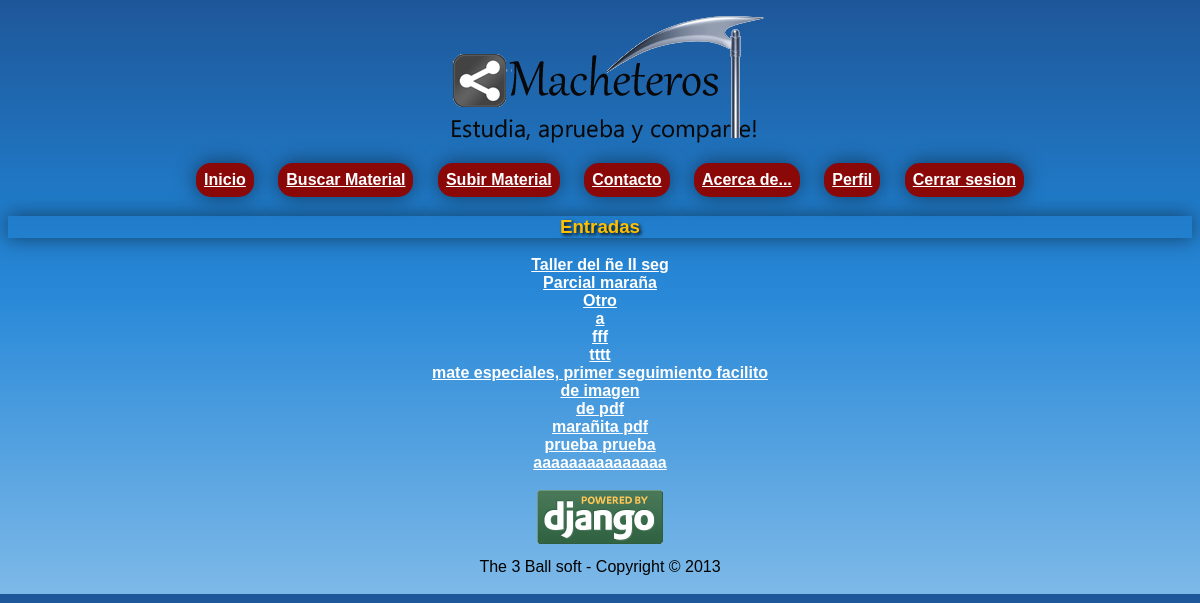
Screenshot of / (signed in) with the database file from the repository.
### macheteros/apps/gestion_material/models.py (models this page shows, shortened)
class Entrada(models.Model):
	Curso = models.ForeignKey(Curso)
	Usuario = models.ForeignKey(Perfil)
	Archivo = models.ForeignKey(Archivo)
	Titulo = models.CharField(max_length=150)
	Descripcion = models.TextField()
	Fecha = models.DateTimeField()
	Puntuacion = models.IntegerField(max_length=10, default=0)

### macheteros/apps/principal/views.py (the view)
# urls.py: url(r'^$','index_view', name='vista_principal'),
def index_view(request):
	entradas = Entrada.objects.order_by('Fecha').all()
	return render_to_response('principal/index.html', {'entradas':entradas}, context_instance = RequestContext(request))

### macheteros/templates/principal/index.html (shortened to what this page needs)
{% extends 'base.html' %}
{% block content %}
<h1> Entradas </h1>
{% if entradas %}
                {% for i in entradas %}
                        <a href="{% url 'vista_detalle_material' i.id %}">{{i.Titulo}}</a>
                        <br>
                {% endfor %}
        {% else %}
                <h2>No existen entradas activas :( </h2>
        {% endif%}
{% endblock %}

### macheteros/media/css/estilo.css (style rules this page uses)
body { text-align: center; background: rgb(30,87,153); background: -moz-linear-gradient(top, rgba(30,87,153,1) 0%, rgba(32,124,202,1) 36%, rgba(41,137,216,1) 50%, rgba(125,185,232,1) 100%); background: -webkit-gradient(linear, left top, left bottom, color-stop(0%,rgba(30,87,153,1)), color-stop(36%,rgba(32,124,202,1)), color-stop(50%,rgba(41,137,216,1)), color-stop(100%,rgba(125,185,232,1))); background: -webkit-linear-gradient(top, rgba(30,87,153,1) 0%,rgba(32,124,202,1) 36%,rgba(41,137,216,1) 50%,rgba(125,185,232,1) 100%); background: -o-linear-gradient(top, rgba(30,87,153,1) 0%,rgba(32,124,202,1) 36%,rgba(41,137,216,1) 50%,rgba(125,185,232,1) 100%); background: -ms-linear-gradient(top, rgba(30,87,153,1) 0%,rgba(32,124,202,1) 36%,rgba(41,137,216,1) 50%,rgba(125,185,232,1) 100%); background: linear-gradient(to bottom, rgba(30,87,153,1) 0%,rgba(32,124,202,1) 36%,rgba(41,137,216,1) 50%,rgba(125,185,232,1) 100%); filter: progid:DXImageTransform.Microsoft.gradient( startColorstr='#1e5799', endColorstr='#7db9e8',GradientType=0 ); font-family: "Helvetica", Arial; }
a { color:#FFF; font-weight: bold; }
h1 { color: #FFBF00; text-shadow: 0.1em 0.1em 0.2em black }
section h1 { color: #FFBF00; box-shadow: 0px 0px 20px rgba(0,0,0,0.5); }

### rows the page displays
Entrada: Titulo "Taller del ñe II seg"
Entrada: Titulo "Parcial maraña"
Entrada: Titulo "Otro"
Entrada: Titulo "a"
Entrada: Titulo "fff"
Entrada: Titulo "tttt"
Entrada: Titulo "mate especiales, primer seguimiento facilito"
Entrada: Titulo "de imagen"
Entrada: Titulo "de pdf"
Entrada: Titulo "marañita pdf"
Entrada: Titulo "prueba prueba"
Entrada: Titulo "aaaaaaaaaaaaaaa"
